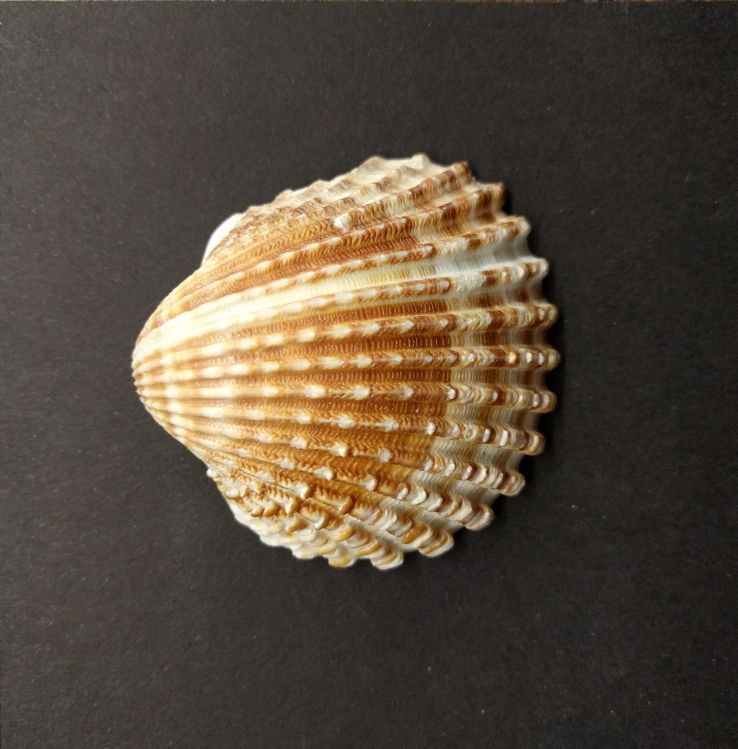
#> input picture clam_shelter/1.jpg, 2950 x 2993 px (shown at 1/4 size)
$ python center_of_shape.py --image clam_shelter/1.jpg   (older library calls are emulated)
#> lines starting #> are read from the running program, lines starting #| are printed output that depends on the picture; after the words box and inside, x2 and y2 are one past the last pixel; in counts of white or black regions, pixels touching at a corner belong together
# import the necessary packages
import argparse
import imutils
import cv2
from functools import reduce

# output image with cv2
def output_image(image):
    cv2.imshow("Image", image)

# reduce callback
def return_longest_array(x, y):
    return x if len(x) > len(y) else y

# find longest contour array from the stack
def find_biggest_contour(contours):
    longest_contour = reduce(return_longest_array, contours)
    return longest_contour

# construct the argument parse and parse the arguments
ap = argparse.ArgumentParser()
ap.add_argument("-i", "--image", required=True, help="path to the input image")
args = vars(ap.parse_args())

# load the image, convert it to grayscale, blur it slightly,
# and threshold it
image = cv2.imread(args["image"])
#> image is the input picture: shape (2993, 2950, 3); mean B, G, R 60.5, 74.2, 85.6
image = imutils.resize(image, width=600)
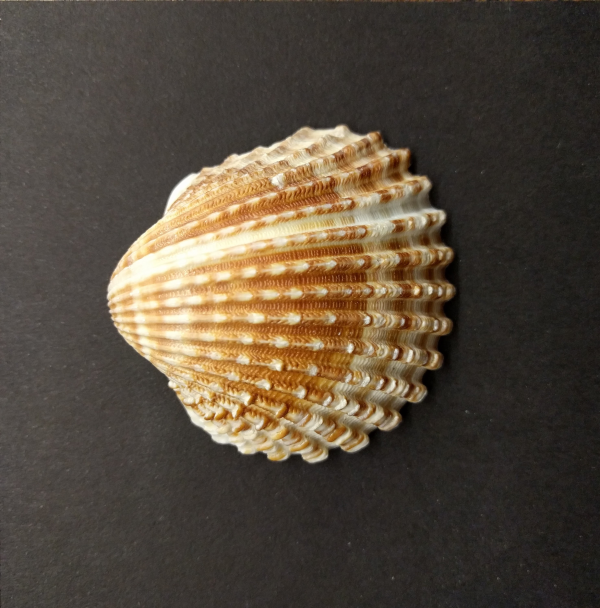
#> image: shape (608, 600, 3); mean B, G, R 60.5, 74.2, 85.6

gray = cv2.cvtColor(image, cv2.COLOR_BGR2GRAY)
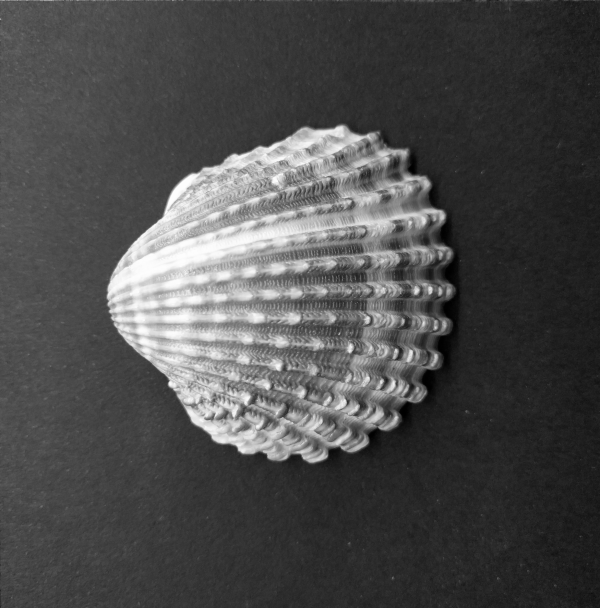
#> gray: shape (608, 600); min 0, max 254, mean 76
blurred = cv2.GaussianBlur(gray, (5, 5), 0)
thresh = cv2.threshold(blurred, 60, 255, cv2.THRESH_BINARY)[1]
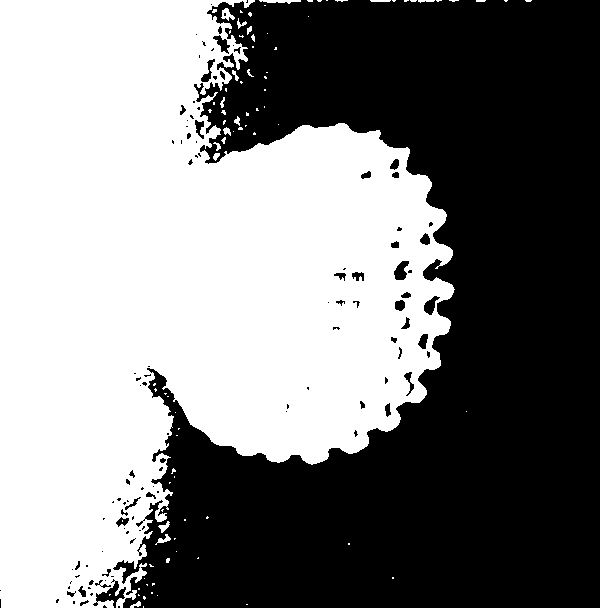
#> thresh: shape (608, 600); 50.4% white; 114 black regions (74 under 20 px)

# find contours in the thresholded image
cnts = cv2.findContours(thresh.copy(), cv2.RETR_EXTERNAL, cv2.CHAIN_APPROX_SIMPLE)
#> cnts = 90 contours, 79 with area under 20; largest, box (x1, y1, x2, y2) and area: (0, 0, 455, 608) 183598, (221, 8, 235, 21) 78, (259, 0, 301, 4) 62, (158, 521, 170, 533) 47, (155, 534, 171, 545) 44
cnts = cnts[0] if imutils.is_cv2() else cnts[1]
# find biggest clam contour
main_contour = find_biggest_contour(cnts)
#> in find_biggest_contour, `longest_contour = reduce(return_longest_array, contours)`: longest_contour = contour of 1403 points, box (x1, y1, x2, y2) (0, 0, 455, 608), area 183598
#> main_contour has the same summary as longest_contour in find_biggest_contour

# compute the center of the contour
M = cv2.moments(main_contour)
#> M = moments, m00 183598.5, centre m10/m00, m01/m00 = (179.7, 283.2)

if (M["m00"] == 0):
    M["m00"] = 1

cX = int(M["m10"] / M["m00"])
#> cX = 179
cY = int(M["m01"] / M["m00"])
#> cY = 283

# draw the contour and center of the shape on the image
cv2.drawContours(image, [main_contour], -1, (0, 255, 0), 2)
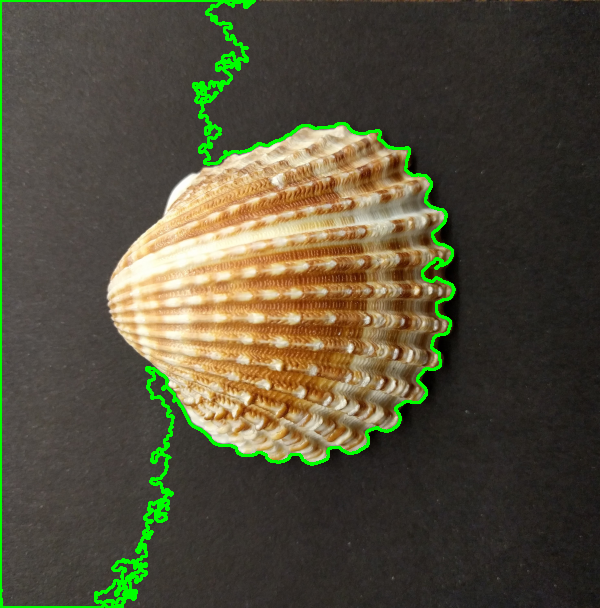
#> image: shape (608, 600, 3); 2.8% of pixels changed, all inside (x1, y1, x2, y2) = (0, 0, 456, 608)
cv2.circle(image, (cX, cY), 7, (255, 255, 255), -1)
#> image: shape (608, 600, 3); 0.04% of pixels changed, all inside (x1, y1, x2, y2) = (172, 276, 187, 291)
cv2.putText(image, "center", (cX - 20, cY - 20),
    cv2.FONT_HERSHEY_SIMPLEX, 0.5, (255, 255, 255), 2)
#> image: shape (608, 600, 3); mean B, G, R 58.9, 79.5, 83.5

# show the image
output_image(image)
cv2.waitKey(0)

$ run again, on clam_shelter/3.jpg
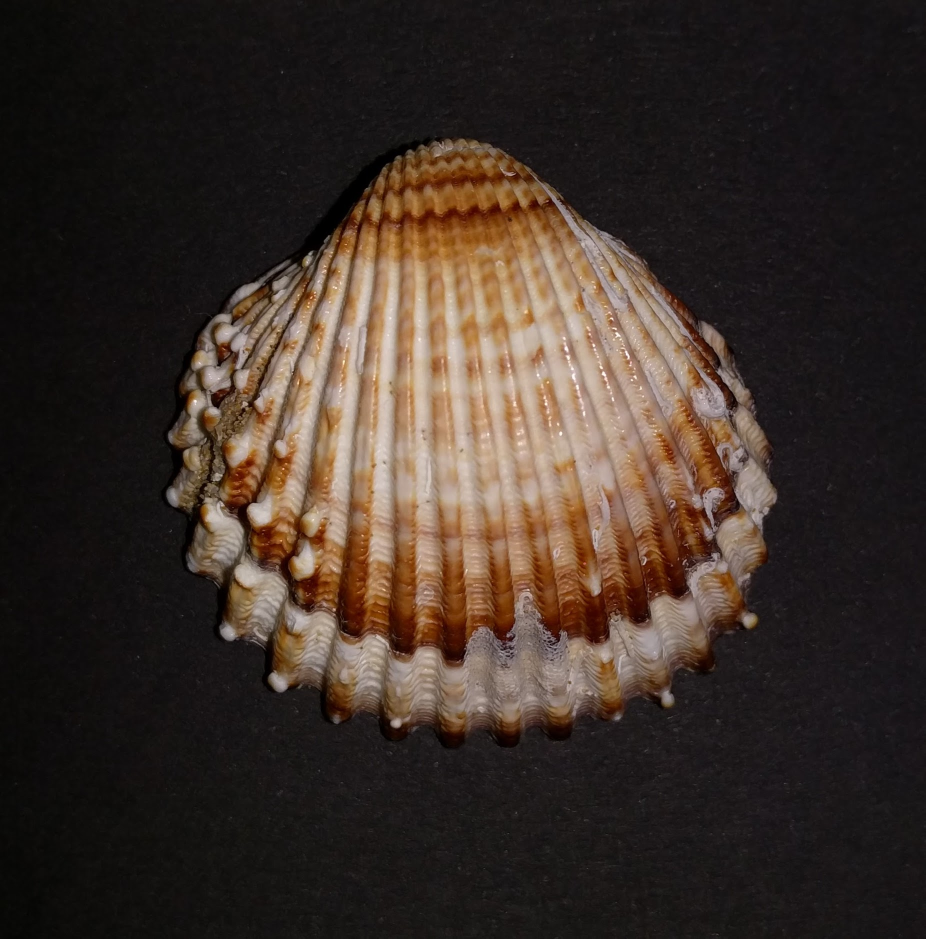
#> input picture clam_shelter/3.jpg, 1851 x 1877 px (shown at 1/2 size)
#> image is the input picture: shape (1877, 1851, 3); mean B, G, R 40.2, 47.3, 59.2
#> `thresh = cv2.threshold(blurred, 60, 255, cv2.THRESH_BINARY)[1]`:
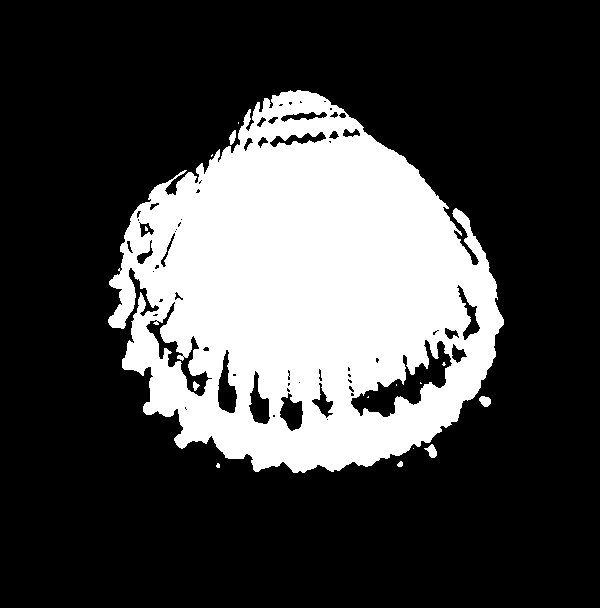
#> thresh: shape (608, 600); 26.7% white; 15 white regions (9 under 20 px)
#> cnts = 9 contours, 5 with area under 20; largest, box (x1, y1, x2, y2) and area: (108, 90, 504, 473) 103946, (424, 444, 437, 458) 82, (479, 396, 491, 407) 82, (229, 130, 236, 145) 51
#> longest_contour = contour of 1062 points, box (x1, y1, x2, y2) (108, 90, 504, 473), area 103946
#> main_contour has the same summary as longest_contour in find_biggest_contour
#> M = moments, m00 103945.5, centre m10/m00, m01/m00 = (306.2, 296.3)
#> cX = 306
#> cY = 296
#> `cv2.putText(image, "center", (cX - 20, cY - 20), cv2.FONT_HERSHEY_SIMP..`:
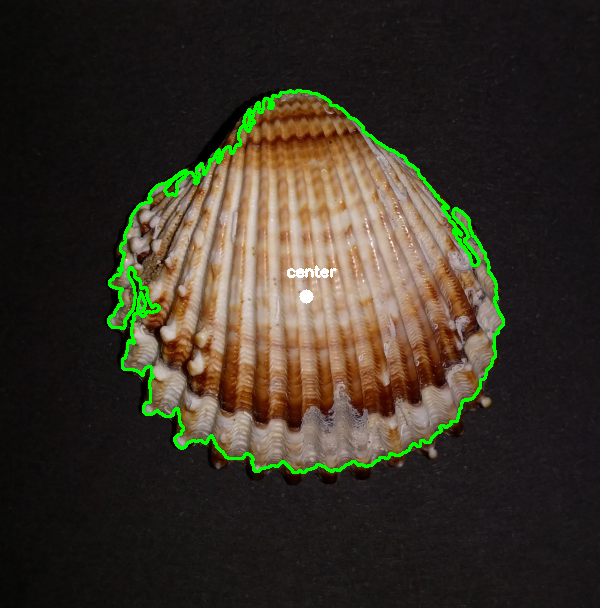
#> image: shape (608, 600, 3); mean B, G, R 39.5, 51.2, 57.6
